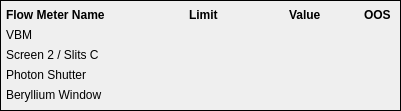
       <widget class="QFrame" name="frame_7">
        <property name="geometry">
         <rect>
          <x>1290</x>
          <y>670</y>
          <width>401</width>
          <height>111</height>
         </rect>
        </property>
        <property name="frameShape">
         <enum>QFrame::Box</enum>
        </property>
        <property name="frameShadow">
         <enum>QFrame::Plain</enum>
        </property>
        <widget class="QESimpleShape" name="qesimpleshape_55">
         <property name="geometry">
          <rect>
           <x>371</x>
           <y>87</y>
           <width>16</width>
           <height>16</height>
          </rect>
         </property>
         <property name="shape">
          <enum>QSimpleShape::cross</enum>
         </property>
         <property name="edgeColour">
          <color alpha="0">
           <red>0</red>
           <green>0</green>
           <blue>0</blue>
          </color>
         </property>
         <property name="colour0" stdset="0">
          <color alpha="0">
           <red>200</red>
           <green>200</green>
           <blue>200</blue>
          </color>
         </property>
         <property name="colour1" stdset="0">
          <color>
           <red>0</red>
           <green>0</green>
           <blue>0</blue>
          </color>
         </property>
         <property name="flash1" stdset="0">
          <bool>false</bool>
         </property>
         <property name="variable" stdset="0">
          <string>MCTBEW01FLM01:EPS_OOS_STATUS</string>
         </property>
         <property name="edgeAlarmStateOption" stdset="0">
          <enum>QESimpleShape::Never</enum>
         </property>
         <property name="displayAlarmStateOption" stdset="0">
          <enum>QESimpleShape::Never</enum>
         </property>
         <property name="oosAware">
          <bool>true</bool>
         </property>
        </widget>
        <widget class="QESimpleShape" name="qesimpleshape_56">
         <property name="geometry">
          <rect>
           <x>371</x>
           <y>27</y>
           <width>16</width>
           <height>16</height>
          </rect>
         </property>
         <property name="shape">
          <enum>QSimpleShape::cross</enum>
         </property>
         <property name="edgeColour">
          <color alpha="0">
           <red>0</red>
           <green>0</green>
           <blue>0</blue>
          </color>
         </property>
         <property name="colour0" stdset="0">
          <color alpha="0">
           <red>200</red>
           <green>200</green>
           <blue>200</blue>
          </color>
         </property>
         <property name="colour1" stdset="0">
          <color>
           <red>0</red>
           <green>0</green>
           <blue>0</blue>
          </color>
         </property>
         <property name="flash1" stdset="0">
          <bool>false</bool>
         </property>
         <property name="variable" stdset="0">
          <string> MCTVBM01FLM01:EPS_OOS_STATUS</string>
         </property>
         <property name="edgeAlarmStateOption" stdset="0">
          <enum>QESimpleShape::Never</enum>
         </property>
         <property name="displayAlarmStateOption" stdset="0">
          <enum>QESimpleShape::Never</enum>
         </property>
         <property name="oosAware">
          <bool>true</bool>
         </property>
        </widget>
        <widget class="QLabel" name="label_126">
         <property name="geometry">
          <rect>
           <x>6</x>
           <y>66</y>
           <width>151</width>
           <height>17</height>
          </rect>
         </property>
         <property name="text">
          <string>Photon Shutter</string>
         </property>
        </widget>
        <widget class="QLabel" name="label_127">
         <property name="geometry">
          <rect>
           <x>6</x>
           <y>6</y>
           <width>151</width>
           <height>17</height>
          </rect>
         </property>
         <property name="font">
          <font>
           <weight>75</weight>
           <bold>true</bold>
          </font>
         </property>
         <property name="text">
          <string>Flow Meter Name</string>
         </property>
        </widget>
        <widget class="QLabel" name="label_125">
         <property name="geometry">
          <rect>
           <x>6</x>
           <y>46</y>
           <width>151</width>
           <height>17</height>
          </rect>
         </property>
         <property name="text">
          <string>Screen 2 / Slits C</string>
         </property>
        </widget>
        <widget class="QLabel" name="label_128">
         <property name="geometry">
          <rect>
           <x>6</x>
           <y>26</y>
           <width>151</width>
           <height>17</height>
          </rect>
         </property>
         <property name="text">
          <string>VBM</string>
         </property>
        </widget>
        <widget class="QELabel" name="qelabel_228">
         <property name="geometry">
          <rect>
           <x>168</x>
           <y>66</y>
           <width>91</width>
           <height>17</height>
          </rect>
         </property>
         <property name="alignment">
          <set>Qt::AlignRight|Qt::AlignTrailing|Qt::AlignVCenter</set>
         </property>
         <property name="variable" stdset="0">
          <string>MCTBLSH01FLM01:FLOW_MONITOR_LOLO</string>
         </property>
         <property name="displayAlarmStateOption" stdset="0">
          <enum>QELabel::WhenInvalid</enum>
         </property>
        </widget>
        <widget class="QELabel" name="qelabel_225">
         <property name="geometry">
          <rect>
           <x>268</x>
           <y>26</y>
           <width>86</width>
           <height>17</height>
          </rect>
         </property>
         <property name="alignment">
          <set>Qt::AlignRight|Qt::AlignTrailing|Qt::AlignVCenter</set>
         </property>
         <property name="variable" stdset="0">
          <string> MCTVBM01FLM01:FLOW_MONITOR</string>
         </property>
        </widget>
        <widget class="QESimpleShape" name="qesimpleshape_57">
         <property name="geometry">
          <rect>
           <x>371</x>
           <y>67</y>
           <width>16</width>
           <height>16</height>
          </rect>
         </property>
         <property name="shape">
          <enum>QSimpleShape::cross</enum>
         </property>
         <property name="edgeColour">
          <color alpha="0">
           <red>0</red>
           <green>0</green>
           <blue>0</blue>
          </color>
         </property>
         <property name="colour0" stdset="0">
          <color alpha="0">
           <red>200</red>
           <green>200</green>
           <blue>200</blue>
          </color>
         </property>
         <property name="colour1" stdset="0">
          <color>
           <red>0</red>
           <green>0</green>
           <blue>0</blue>
          </color>
         </property>
         <property name="flash1" stdset="0">
          <bool>false</bool>
         </property>
         <property name="variable" stdset="0">
          <string>MCTBLSH01FLM01:EPS_OOS_STATUS</string>
         </property>
         <property name="edgeAlarmStateOption" stdset="0">
          <enum>QESimpleShape::Never</enum>
         </property>
         <property name="displayAlarmStateOption" stdset="0">
          <enum>QESimpleShape::Never</enum>
         </property>
         <property name="oosAware">
          <bool>true</bool>
         </property>
        </widget>
        <widget class="QLabel" name="label_123">
         <property name="geometry">
          <rect>
           <x>189</x>
           <y>6</y>
           <width>61</width>
           <height>17</height>
          </rect>
         </property>
         <property name="font">
          <font>
           <weight>75</weight>
           <bold>true</bold>
          </font>
         </property>
         <property name="text">
          <string>Limit</string>
         </property>
        </widget>
        <widget class="QLabel" name="label_129">
         <property name="geometry">
          <rect>
           <x>289</x>
           <y>6</y>
           <width>61</width>
           <height>17</height>
          </rect>
         </property>
         <property name="font">
          <font>
           <weight>75</weight>
           <bold>true</bold>
          </font>
         </property>
         <property name="text">
          <string>Value</string>
         </property>
        </widget>
        <widget class="QELabel" name="qelabel_227">
         <property name="geometry">
          <rect>
           <x>268</x>
           <y>86</y>
           <width>86</width>
           <height>17</height>
          </rect>
         </property>
         <property name="alignment">
          <set>Qt::AlignRight|Qt::AlignTrailing|Qt::AlignVCenter</set>
         </property>
         <property name="variable" stdset="0">
          <string>MCTBEW01FLM01:FLOW_MONITOR</string>
         </property>
        </widget>
        <widget class="QELabel" name="qelabel_226">
         <property name="geometry">
          <rect>
           <x>168</x>
           <y>26</y>
           <width>91</width>
           <height>17</height>
          </rect>
         </property>
         <property name="alignment">
          <set>Qt::AlignRight|Qt::AlignTrailing|Qt::AlignVCenter</set>
         </property>
         <property name="variable" stdset="0">
          <string> MCTVBM01FLM01:FLOW_MONITOR_LOLO</string>
         </property>
         <property name="displayAlarmStateOption" stdset="0">
          <enum>QELabel::WhenInvalid</enum>
         </property>
        </widget>
        <widget class="QELabel" name="qelabel_231">
         <property name="geometry">
          <rect>
           <x>168</x>
           <y>46</y>
           <width>91</width>
           <height>17</height>
          </rect>
         </property>
         <property name="alignment">
          <set>Qt::AlignRight|Qt::AlignTrailing|Qt::AlignVCenter</set>
         </property>
         <property name="variable" stdset="0">
          <string>MCTPDS01FLM03:FLOW_MONITOR_LOLO</string>
         </property>
         <property name="displayAlarmStateOption" stdset="0">
          <enum>QELabel::WhenInvalid</enum>
         </property>
        </widget>
        <widget class="QLabel" name="label_124">
         <property name="geometry">
          <rect>
           <x>364</x>
           <y>6</y>
           <width>36</width>
           <height>17</height>
          </rect>
         </property>
         <property name="font">
          <font>
           <weight>75</weight>
           <bold>true</bold>
          </font>
         </property>
         <property name="text">
          <string>OOS</string>
         </property>
        </widget>
        <widget class="QELabel" name="qelabel_230">
         <property name="geometry">
          <rect>
           <x>268</x>
           <y>46</y>
           <width>86</width>
           <height>17</height>
          </rect>
         </property>
         <property name="alignment">
          <set>Qt::AlignRight|Qt::AlignTrailing|Qt::AlignVCenter</set>
         </property>
         <property name="variable" stdset="0">
          <string>MCTPDS01FLM03:FLOW_MONITOR</string>
         </property>
        </widget>
        <widget class="QLabel" name="label_122">
         <property name="geometry">
          <rect>
           <x>6</x>
           <y>86</y>
           <width>151</width>
           <height>17</height>
          </rect>
         </property>
         <property name="text">
          <string>Beryllium Window</string>
         </property>
        </widget>
        <widget class="QELabel" name="qelabel_229">
         <property name="geometry">
          <rect>
           <x>168</x>
           <y>86</y>
           <width>91</width>
           <height>17</height>
          </rect>
         </property>
         <property name="alignment">
          <set>Qt::AlignRight|Qt::AlignTrailing|Qt::AlignVCenter</set>
         </property>
         <property name="variable" stdset="0">
          <string>MCTBEW01FLM01:FLOW_MONITOR_LOLO</string>
         </property>
         <property name="displayAlarmStateOption" stdset="0">
          <enum>QELabel::WhenInvalid</enum>
         </property>
        </widget>
        <widget class="QELabel" name="qelabel_236">
         <property name="geometry">
          <rect>
           <x>268</x>
           <y>66</y>
           <width>86</width>
           <height>17</height>
          </rect>
         </property>
         <property name="alignment">
          <set>Qt::AlignRight|Qt::AlignTrailing|Qt::AlignVCenter</set>
         </property>
         <property name="variable" stdset="0">
          <string>MCTBLSH01FLM01:FLOW_MONITOR</string>
         </property>
        </widget>
        <widget class="QESimpleShape" name="qesimpleshape_58">
         <property name="geometry">
          <rect>
           <x>371</x>
           <y>47</y>
           <width>16</width>
           <height>16</height>
          </rect>
         </property>
         <property name="shape">
          <enum>QSimpleShape::cross</enum>
         </property>
         <property name="edgeColour">
          <color alpha="0">
           <red>0</red>
           <green>0</green>
           <blue>0</blue>
          </color>
         </property>
         <property name="colour0" stdset="0">
          <color alpha="0">
           <red>200</red>
           <green>200</green>
           <blue>200</blue>
          </color>
         </property>
         <property name="colour1" stdset="0">
          <color>
           <red>0</red>
           <green>0</green>
           <blue>0</blue>
          </color>
         </property>
         <property name="flash1" stdset="0">
          <bool>false</bool>
         </property>
         <property name="variable" stdset="0">
          <string>MCTPDS01FLM03:EPS_OOS_STATUS</string>
         </property>
         <property name="edgeAlarmStateOption" stdset="0">
          <enum>QESimpleShape::Never</enum>
         </property>
         <property name="displayAlarmStateOption" stdset="0">
          <enum>QESimpleShape::Never</enum>
         </property>
         <property name="oosAware">
          <bool>true</bool>
         </property>
        </widget>
       </widget>
